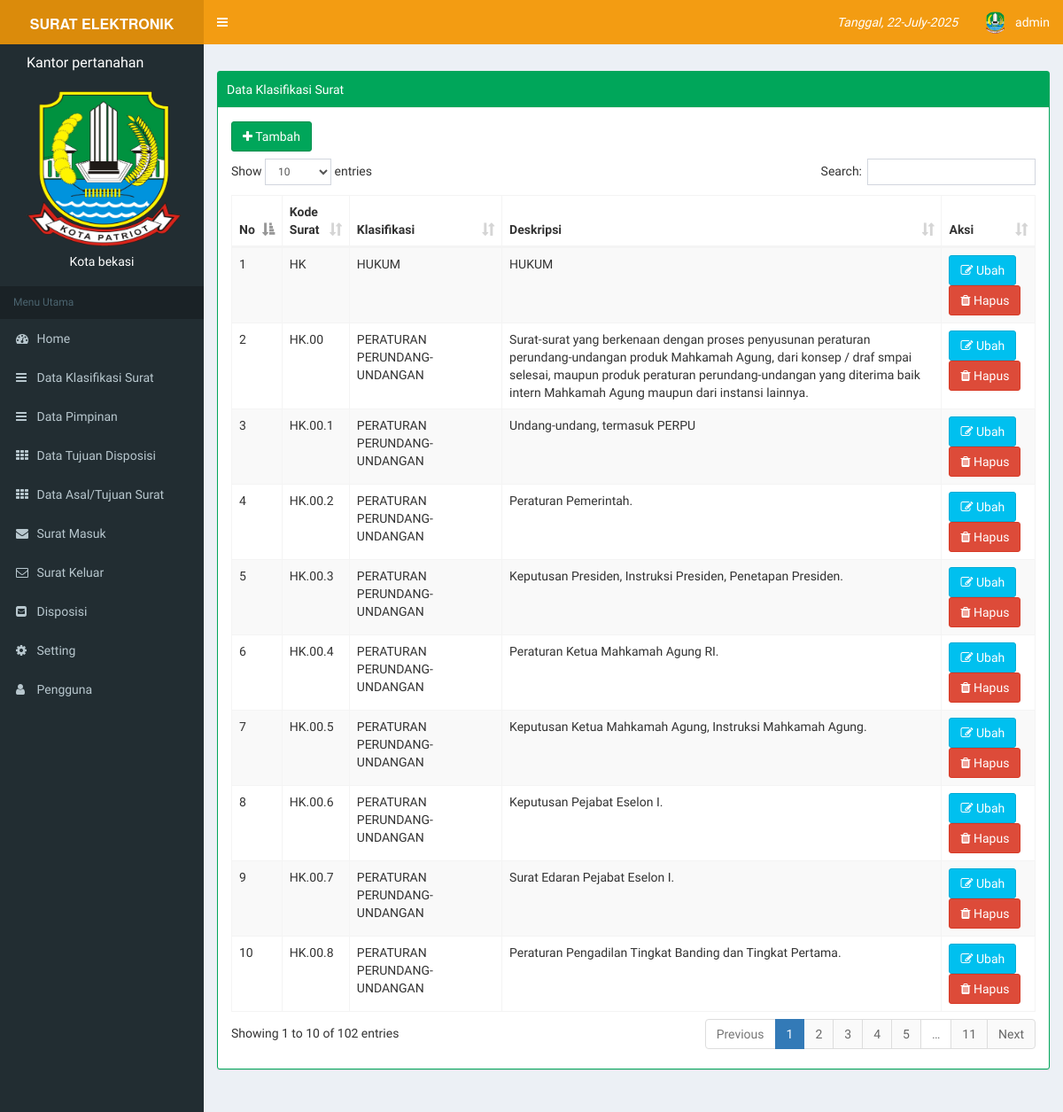
The page /index.php?page=klasifikasi (signed in) on the database its author committed.
### tables this page shows
CREATE TABLE `tb_user` (
  `id` int(11) NOT NULL,
  `username` varchar(100) NOT NULL,
  `password` varchar(100) NOT NULL,
  `nama_user` varchar(100) NOT NULL,
  `level` varchar(30) NOT NULL,
  `foto` varchar(255) NOT NULL,
  `level_pimpinan` int(11) NOT NULL
);

CREATE TABLE `tb_profile` (
  `kota` varchar(255) NOT NULL,
  `lembaga` varchar(255) NOT NULL,
  `alamat` text NOT NULL,
  `telpon` varchar(255) NOT NULL,
  `foto` varchar(255) NOT NULL
);

CREATE TABLE `ref_klasifikasi` (
  `id` int(4) NOT NULL,
  `kode` varchar(50) NOT NULL,
  `nama` varchar(250) NOT NULL,
  `uraian` mediumtext NOT NULL
);

### page/klasifikasi/klasifikasi.php (the view)
<div class="row">
                <div class="col-md-12">
                    <div class="box box-success box-solid">
                        <div class="box-header with-border">
                             Data Klasifikasi Surat
                        </div>
                        <div class="panel-body">
                            <div class="table-responsive">
                                 <a href="?page=klasifikasi&aksi=tambah" class="btn btn-success" style="margin-bottom: 8px;"><i class="fa fa-plus"></i> Tambah </a>
                                <table class="table table-striped table-bordered table-hover" id="example1">
                                    <thead>
                                        <tr>
                                            <th>No</th>
                                            <th>Kode Surat</th>
                                            <th>Klasifikasi</th>
                                            <th>Deskripsi</th>
                                            <th>Aksi</th>
                                        </tr>
                                    </thead>
                                    <tbody>
                                        <?php
                                            $no = 1;
                                            $sql = $koneksi->query("select * from ref_klasifikasi ");
                                            while ($data= $sql->fetch_assoc()) {
                                        ?>
                                        <tr>
                                            <td><?php echo $no++; ?></td>
                                            <td><?php echo $data['kode'];?></td>
                                             <td><?php echo $data['nama'];?></td>
                                              <td><?php echo $data['uraian'];?></td>
                                             <td>
                                                <a href="?page=klasifikasi&aksi=ubah&id=<?php echo $data['id']; ?>" class="btn btn-info" ><i class="fa fa-edit"></i> Ubah</a>
                                                <a onclick="return confirm('Anda Yakin Akan Mengahapus Data Ini ... ???')" href="?page=klasifikasi&aksi=hapus&id=<?php echo $data['id']; ?>" class="btn btn-danger" ><i class="fa fa-trash"></i> Hapus</a>
                                            </td>
                                        </tr>
                                        <?php  } ?>
                                    </tbody>
                                    </table>
                                  </div>
                        </div>
                     </div>
                   </div>
     </div>

### index.php (shortened to what this page needs)
<?php
    include "koneksi/koneksi.php";
   if($_SESSION['admin'] || $_SESSION['user']){
 ?>
<!DOCTYPE html>
<html>
<head>
  <link rel="stylesheet" href="bower_components/bootstrap/dist/css/bootstrap.min.css">
  <link rel="stylesheet" href="bower_components/font-awesome/css/font-awesome.min.css">
  <link rel="stylesheet" href="bower_components/Ionicons/css/ionicons.min.css">
    <link rel="stylesheet" href="bower_components/datatables.net-bs/css/dataTables.bootstrap.min.css">
     <link rel="stylesheet" href="bower_components/select2/dist/css/select2.min.css">
  <link rel="stylesheet" href="dist/css/AdminLTE.min.css">
  <link rel="stylesheet" href="dist/css/skins/_all-skins.min.css">
   <link rel="stylesheet" type="text/css" href="sw/dist/sweetalert.css">
</head>
<body class="hold-transition skin-yellow sidebar-mini">
<div class="wrapper">
  <header class="main-header">
    <a href="index.php" class="logo">
      <span class="logo-lg"><b style="font-size:16px;">SURAT ELEKTRONIK</b></span>
    </a>
    <nav class="navbar navbar-static-top">
      <a href="#" class="sidebar-toggle" data-toggle="push-menu" role="button">
      </a>
      <div class="navbar-custom-menu">
        <ul class="nav navbar-nav">
          <li class="dropdown tasks-menu">
            <a href="#" class="dropdown-toggle" data-toggle="dropdown">
              <i>Tanggal, <?php echo date('d-F-Y'); ?></i>
            </a>
          </li>
          <?php
                  if($_SESSION['admin']){
                       $user_l=$_SESSION['admin'];
                  }elseif ($_SESSION['user']) {
                       $user_l=$_SESSION['user'];
                  }
                  $sql_u = $koneksi->query("select* from tb_user where id='$user_l'");
                  $data_u = $sql_u->fetch_assoc();
        ?>
          <li class="dropdown user user-menu">
            <a href="#" class="dropdown-toggle" data-toggle="dropdown">
              <img src="images/<?php echo $data_u['foto']; ?>" class="user-image" alt="User Image">
              <span class="hidden-xs"><?php echo $data_u['nama_user']; ?></span>
            </a>
        </ul>
      </div>
    </nav>
  </header>
  <aside class="main-sidebar">
    <section class="sidebar">
        <?php include "include/menu.php" ?>
    </section>
  </aside>
  <div class="content-wrapper">
    <section class="content-header">
    </section>
    <section class="content">
      <?php
            include "include/isi.php";
       ?>
    </section>
  </div>
</div>
</body>
</html>
<?php
    }else{
        header("location:login.php");
    }
?>

### include/menu.php
<?php
    $sql = $koneksi->query("select * from tb_profile");
    $data = $sql->fetch_assoc();
?>
<div class="user-panel">
  <div>
    <a style="color: white; margin-left: 20px; font-size: 16px;"><?php echo $data['lembaga'] ?></a> <br><br>
  <img style="margin-left:20px" src="images/<?php echo $data['foto'] ?>" width="175" height="175" >
  <h5 style="color:white; font-size: 14px; text-align: center; "><?php echo $data['kota']; ?></h5>
  </div>
  <div class="pull-left info">
  </div>
</div>
<ul class="sidebar-menu" data-widget="tree">
  <li class="header">Menu Utama</li>
<li><a href="index.php"><i class="fa fa-dashboard"></i> <span>Home</span></a></li>
   <?php if ($_SESSION['admin']) {?>
  <li><a href="?page=klasifikasi"><i class="fa fa-bars"></i> <span>Data Klasifikasi Surat </span></a></li>
  <li><a href="?page=pimpinan"><i class="fa fa-bars"></i> <span>Data Pimpinan </span></a></li>
 <li><a href="?page=m_dispos"><i class="fa fa-th"></i> <span>Data Tujuan Disposisi </span></a></li>
 <li><a href="?page=asal_tujuan"><i class="fa fa-th"></i> <span>Data Asal/Tujuan Surat </span></a></li>
 <?php } ?>
  <li><a href="?page=masuk"><i class="fa fa-envelope"></i> <span>Surat Masuk </span></a></li>
  <li><a href="?page=keluar"><i class="fa fa-envelope-o"></i> <span>Surat Keluar </span></a></li>
  <li><a href="?page=disposisi"><i class="fa fa-envelope-square"></i> <span>Disposisi</span></a></li>
  <?php if ($_SESSION['admin']) {?>
  <li><a href="?page=profile&aksi=seting"><i class="fa fa-gear"></i> <span>Setting</span></a></li>
  <li><a href="?page=user"><i class="fa fa-user"></i> <span>Pengguna</span></a></li>
  <?php } ?>
</ul>

### rows shown on the page
tb_user: foto (picture), nama_user "admin"
tb_profile: lembaga "Kantor pertanahan", foto (picture), kota "Kota bekasi"
ref_klasifikasi: kode "HK", nama "HUKUM", uraian "HUKUM"
ref_klasifikasi: kode "HK.00", nama "PERATURAN PERUNDANG-UNDANGAN", uraian "Surat-surat yang berkenaan dengan proses penyusunan peraturan perundang-undangan produk Mahkamah Agung, dari konsep / draf smpai selesai, maupun produk peraturan perundang-undangan yang diterima baik intern Mahkamah Agung maupun dari instansi lainnya."
ref_klasifikasi: kode "HK.00.1", nama "PERATURAN PERUNDANG-UNDANGAN", uraian "Undang-undang, termasuk PERPU"
ref_klasifikasi: kode "HK.00.2", nama "PERATURAN PERUNDANG-UNDANGAN", uraian "Peraturan Pemerintah."
ref_klasifikasi: kode "HK.00.3", nama "PERATURAN PERUNDANG-UNDANGAN", uraian "Keputusan Presiden, Instruksi Presiden, Penetapan Presiden."
ref_klasifikasi: kode "HK.00.4", nama "PERATURAN PERUNDANG-UNDANGAN", uraian "Peraturan Ketua Mahkamah Agung RI."
ref_klasifikasi: kode "HK.00.5", nama "PERATURAN PERUNDANG-UNDANGAN", uraian "Keputusan Ketua Mahkamah Agung, Instruksi Mahkamah Agung."
ref_klasifikasi: kode "HK.00.6", nama "PERATURAN PERUNDANG-UNDANGAN", uraian "Keputusan Pejabat Eselon I."
ref_klasifikasi: kode "HK.00.7", nama "PERATURAN PERUNDANG-UNDANGAN", uraian "Surat Edaran Pejabat Eselon I."
ref_klasifikasi: kode "HK.00.8", nama "PERATURAN PERUNDANG-UNDANGAN", uraian "Peraturan Pengadilan Tingkat Banding dan Tingkat Pertama."
